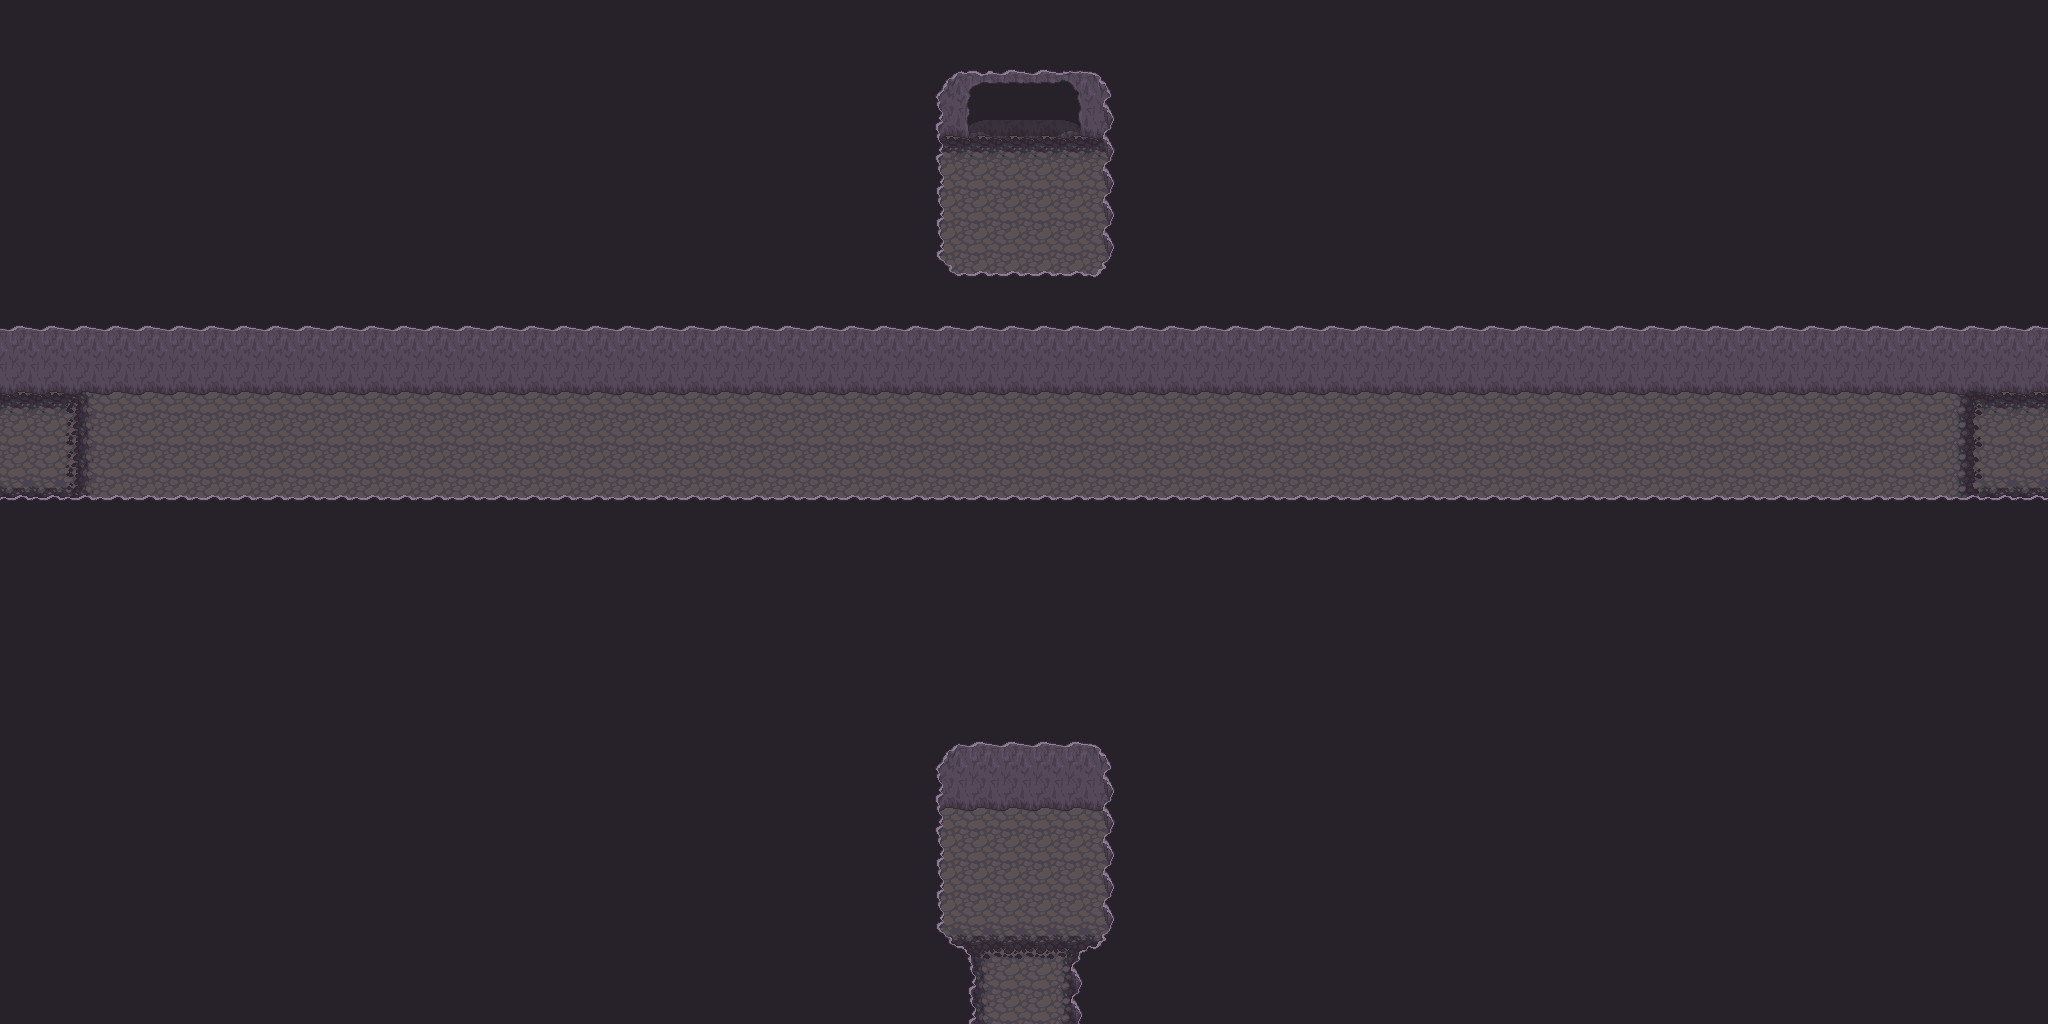

This game map was drawn from its Tiled (.tmx) file and the tilesets committed beside it. A one-line description and the trimmed map source follow:
An orthogonal 64x32 tile map with 32x32 px tiles, 7 tile layers (Ground, Ground +1, Ground +2, Ground +3, ...), 5 hidden layers not drawn, 8 tilesets.

<map version="1.0" orientation="orthogonal" renderorder="right-down" width="64" height="32" tilewidth="32" tileheight="32" nextobjectid="1">
 <tileset firstgid="1" name="Artis_dock" tilewidth="32" tileheight="32" tilecount="128" columns="16">
  <image source="../Ressources/Artis_dock.png" width="512" height="256" />
 </tileset>
 <tileset firstgid="129" name="base_out_atlas" tilewidth="32" tileheight="32" tilecount="1024" columns="32">
  <image source="../Ressources/base_out_atlas.png" width="1024" height="1024" />
 </tileset>
 <tileset firstgid="1153" name="build_atlas" tilewidth="32" tileheight="32" tilecount="1024" columns="32">
  <image source="../Ressources/build_atlas.png" width="1024" height="1024" />
 </tileset>
 <tileset firstgid="2177" name="caves" tilewidth="32" tileheight="32" tilecount="66" columns="11">
  <image source="../Ressources/caves.png" width="352" height="192" />
 </tileset>
 <tileset firstgid="2243" name="forest_tiles" tilewidth="32" tileheight="32" tilecount="256" columns="16">
  <image source="../Ressources/forest_tiles.png" width="512" height="512" />
 </tileset>
 <tileset firstgid="2499" name="obj_misk_atlas" tilewidth="32" tileheight="32" tilecount="1024" columns="32">
  <image source="../Ressources/obj_misk_atlas.png" width="1024" height="1024" />
 </tileset>
 <tileset firstgid="3523" name="terrain_atlas" tilewidth="32" tileheight="32" tilecount="1024" columns="32">
  <image source="../Ressources/terrain_atlas.png" width="1024" height="1024" />
 </tileset>
 <tileset firstgid="4547" name="tileset_stone_v4_p1" tilewidth="32" tileheight="32" tilecount="70" columns="5">
  <image source="../Ressources/tileset_stone_v4_p1.png" width="166" height="463" />
 </tileset>
 <layer name="Ground" width="64" height="32">
  <data>[2048 cells, 2048 non-empty, 1 distinct tile ids]</data>
 </layer>
 <layer name="Ground +1" width="64" height="32">
  <data>[2048 cells, 178 non-empty, 12 distinct tile ids]</data>
 </layer>
 <layer name="Ground +2" width="64" height="32">
  <data>[2048 cells, 14 non-empty, 3 distinct tile ids]</data>
 </layer>
 <layer name="Ground +3" width="64" height="32">
  <data>[2048 cells, 1890 non-empty, 17 distinct tile ids]</data>
 </layer>
 <layer name="Door" width="64" height="32">
  <data>[2048 cells, 12 non-empty, 9 distinct tile ids]</data>
 </layer>
 <layer name="Collide" width="64" height="32" visible="0">
  <data>[2048 cells, 354 non-empty, 1 distinct tile ids]</data>
 </layer>
 <layer name="TopDoorBlock" width="64" height="32" visible="0">
  <data>[2048 cells, 12 non-empty, 3 distinct tile ids]</data>
 </layer>
 <layer name="BottomDoorBlock" width="64" height="32" visible="0">
  <data>[2048 cells, 16 non-empty, 2 distinct tile ids]</data>
 </layer>
 <layer name="LeftDoorBlock" width="64" height="32" visible="0">
  <data>[2048 cells, 22 non-empty, 4 distinct tile ids]</data>
 </layer>
 <layer name="RightDoorBlock" width="64" height="32" visible="0">
  <data>[2048 cells, 24 non-empty, 4 distinct tile ids]</data>
 </layer>
 <layer name="UpOne" width="64" height="32">
  <data>[2048 cells, 0 non-empty, 0 distinct tile ids]</data>
 </layer>
 <layer name="UpTwo" width="64" height="32">
  <data>[2048 cells, 0 non-empty, 0 distinct tile ids]</data>
 </layer>
</map>
